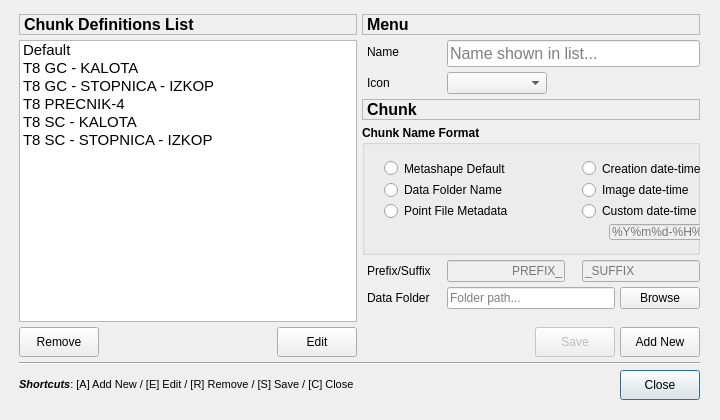
<?xml version="1.0" encoding="UTF-8"?>
<ui version="4.0" connectslotsbyname="false">
 <class>DialogChunkSettings</class>
 <widget class="QDialog" name="DialogChunkSettings">
  <property name="geometry">
   <rect>
    <x>0</x>
    <y>0</y>
    <width>720</width>
    <height>420</height>
   </rect>
  </property>
  <property name="sizePolicy">
   <sizepolicy hsizetype="Fixed" vsizetype="Fixed">
    <horstretch>0</horstretch>
    <verstretch>0</verstretch>
   </sizepolicy>
  </property>
  <property name="minimumSize">
   <size>
    <width>720</width>
    <height>420</height>
   </size>
  </property>
  <property name="maximumSize">
   <size>
    <width>720</width>
    <height>420</height>
   </size>
  </property>
  <property name="windowTitle">
   <string notr="true">Chunk Settings Editor</string>
  </property>
  <property name="windowIcon">
   <iconset resource="../qtresources.qrc">
    <normaloff>:/icons/AutoFTG-appicon.png</normaloff>:/icons/AutoFTG-appicon.png</iconset>
  </property>
  <widget class="QWidget" name="gridLayoutWidget">
   <property name="geometry">
    <rect>
     <x>9</x>
     <y>4</y>
     <width>701</width>
     <height>406</height>
    </rect>
   </property>
   <layout class="QGridLayout" name="gridLayout">
    <property name="spacing">
     <number>5</number>
    </property>
    <item row="0" column="0">
     <widget class="QLabel" name="label_menuSet_2">
      <property name="sizePolicy">
       <sizepolicy hsizetype="Preferred" vsizetype="Maximum">
        <horstretch>0</horstretch>
        <verstretch>0</verstretch>
       </sizepolicy>
      </property>
      <property name="font">
       <font>
        <family>Segoe UI</family>
        <pointsize>12</pointsize>
        <weight>75</weight>
        <bold>true</bold>
       </font>
      </property>
      <property name="frameShape">
       <enum>QFrame::StyledPanel</enum>
      </property>
      <property name="text">
       <string notr="true">Chunk Definitions List</string>
      </property>
     </widget>
    </item>
    <item row="1" column="0">
     <widget class="QListWidget" name="listWidgetChunkDefs">
      <property name="sizePolicy">
       <sizepolicy hsizetype="Preferred" vsizetype="Expanding">
        <horstretch>0</horstretch>
        <verstretch>0</verstretch>
       </sizepolicy>
      </property>
      <property name="font">
       <font>
        <family>Segoe UI</family>
        <pointsize>11</pointsize>
       </font>
      </property>
      <property name="autoScrollMargin">
       <number>20</number>
      </property>
      <property name="editTriggers">
       <set>QAbstractItemView::NoEditTriggers</set>
      </property>
      <property name="showDropIndicator" stdset="0">
       <bool>false</bool>
      </property>
      <property name="selectionBehavior">
       <enum>QAbstractItemView::SelectItems</enum>
      </property>
      <property name="iconSize">
       <size>
        <width>24</width>
        <height>24</height>
       </size>
      </property>
      <property name="viewMode">
       <enum>QListView::ListMode</enum>
      </property>
      <property name="uniformItemSizes">
       <bool>true</bool>
      </property>
      <property name="selectionRectVisible">
       <bool>true</bool>
      </property>
      <property name="sortingEnabled">
       <bool>false</bool>
      </property>
      <item>
       <property name="text">
        <string notr="true">Default</string>
       </property>
       <property name="icon">
        <iconset resource="../qtresources.qrc">
         <normaloff>:/icons/icons8-add-tab-50.png</normaloff>:/icons/icons8-add-tab-50.png</iconset>
       </property>
      </item>
      <item>
       <property name="text">
        <string notr="true">T8 GC - KALOTA</string>
       </property>
       <property name="icon">
        <iconset resource="../qtresources.qrc">
         <normaloff>:/icons/template_kalota-zelena.png</normaloff>:/icons/template_kalota-zelena.png</iconset>
       </property>
      </item>
      <item>
       <property name="text">
        <string notr="true">T8 GC - STOPNICA - IZKOP</string>
       </property>
       <property name="icon">
        <iconset resource="../qtresources.qrc">
         <normaloff>:/icons/template_stopnica-zelena.png</normaloff>:/icons/template_stopnica-zelena.png</iconset>
       </property>
      </item>
      <item>
       <property name="text">
        <string notr="true">T8 PRECNIK-4</string>
       </property>
       <property name="icon">
        <iconset resource="../qtresources.qrc">
         <normaloff>:/icons/template_kalota-oranzna.png</normaloff>:/icons/template_kalota-oranzna.png</iconset>
       </property>
      </item>
      <item>
       <property name="text">
        <string notr="true">T8 SC - KALOTA</string>
       </property>
       <property name="icon">
        <iconset resource="../qtresources.qrc">
         <normaloff>:/icons/template_kalota-modra.png</normaloff>:/icons/template_kalota-modra.png</iconset>
       </property>
      </item>
      <item>
       <property name="text">
        <string notr="true">T8 SC - STOPNICA - IZKOP</string>
       </property>
       <property name="icon">
        <iconset resource="../qtresources.qrc">
         <normaloff>:/icons/template_stopnica-modra.png</normaloff>:/icons/template_stopnica-modra.png</iconset>
       </property>
      </item>
     </widget>
    </item>
    <item row="2" column="0">
     <layout class="QHBoxLayout" name="horizontalLayout_6">
      <item>
       <widget class="QPushButton" name="pushButton_sremove">
        <property name="enabled">
         <bool>true</bool>
        </property>
        <property name="sizePolicy">
         <sizepolicy hsizetype="Maximum" vsizetype="Fixed">
          <horstretch>0</horstretch>
          <verstretch>0</verstretch>
         </sizepolicy>
        </property>
        <property name="minimumSize">
         <size>
          <width>0</width>
          <height>30</height>
         </size>
        </property>
        <property name="toolTip">
         <string notr="true">&lt;html&gt;&lt;head/&gt;&lt;body&gt;&lt;p&gt;&lt;span style=&quot; font-weight:600;&quot;&gt;Remove&lt;br/&gt;&lt;/span&gt;Remove selected definition&lt;/p&gt;&lt;/body&gt;&lt;/html&gt;</string>
        </property>
        <property name="text">
         <string notr="true">Remove</string>
        </property>
        <property name="icon">
         <iconset resource="../qtresources.qrc">
          <normaloff>:/icons/icons8-full-recycle-bin-50.png</normaloff>:/icons/icons8-full-recycle-bin-50.png</iconset>
        </property>
        <property name="iconSize">
         <size>
          <width>20</width>
          <height>20</height>
         </size>
        </property>
        <property name="shortcut">
         <string notr="true">R</string>
        </property>
        <property name="autoDefault">
         <bool>false</bool>
        </property>
       </widget>
      </item>
      <item>
       <spacer name="horizontalSpacer_3">
        <property name="orientation">
         <enum>Qt::Horizontal</enum>
        </property>
        <property name="sizeHint" stdset="0">
         <size>
          <width>40</width>
          <height>20</height>
         </size>
        </property>
       </spacer>
      </item>
      <item>
       <widget class="QPushButton" name="pushButton_sedit">
        <property name="enabled">
         <bool>true</bool>
        </property>
        <property name="sizePolicy">
         <sizepolicy hsizetype="Maximum" vsizetype="Fixed">
          <horstretch>0</horstretch>
          <verstretch>0</verstretch>
         </sizepolicy>
        </property>
        <property name="minimumSize">
         <size>
          <width>0</width>
          <height>30</height>
         </size>
        </property>
        <property name="toolTip">
         <string notr="true">&lt;html&gt;&lt;head/&gt;&lt;body&gt;&lt;p&gt;&lt;span style=&quot; font-weight:600;&quot;&gt;Edit&lt;/span&gt;&lt;br/&gt;Edit selected chunk definition&lt;/p&gt;&lt;/body&gt;&lt;/html&gt;</string>
        </property>
        <property name="layoutDirection">
         <enum>Qt::RightToLeft</enum>
        </property>
        <property name="text">
         <string notr="true">Edit</string>
        </property>
        <property name="icon">
         <iconset resource="../qtresources.qrc">
          <normaloff>:/icons/icons8-design-50.png</normaloff>:/icons/icons8-design-50.png</iconset>
        </property>
        <property name="iconSize">
         <size>
          <width>20</width>
          <height>20</height>
         </size>
        </property>
        <property name="shortcut">
         <string notr="true">E</string>
        </property>
        <property name="autoDefault">
         <bool>false</bool>
        </property>
       </widget>
      </item>
     </layout>
    </item>
    <item row="3" column="0" colspan="2">
     <widget class="Line" name="line">
      <property name="orientation">
       <enum>Qt::Horizontal</enum>
      </property>
     </widget>
    </item>
    <item row="0" column="1" rowspan="3">
     <layout class="QFormLayout" name="formLayout">
      <property name="horizontalSpacing">
       <number>5</number>
      </property>
      <property name="verticalSpacing">
       <number>5</number>
      </property>
      <item row="0" column="0" colspan="2">
       <widget class="QLabel" name="label_menuSet">
        <property name="sizePolicy">
         <sizepolicy hsizetype="Preferred" vsizetype="Maximum">
          <horstretch>0</horstretch>
          <verstretch>0</verstretch>
         </sizepolicy>
        </property>
        <property name="font">
         <font>
          <family>Segoe UI</family>
          <pointsize>12</pointsize>
          <weight>75</weight>
          <bold>true</bold>
         </font>
        </property>
        <property name="frameShape">
         <enum>QFrame::StyledPanel</enum>
        </property>
        <property name="text">
         <string notr="true">Menu</string>
        </property>
       </widget>
      </item>
      <item row="1" column="0">
       <widget class="QLabel" name="label_nameicon">
        <property name="minimumSize">
         <size>
          <width>80</width>
          <height>0</height>
         </size>
        </property>
        <property name="maximumSize">
         <size>
          <width>80</width>
          <height>16777215</height>
         </size>
        </property>
        <property name="text">
         <string notr="true">Name</string>
        </property>
        <property name="indent">
         <number>5</number>
        </property>
       </widget>
      </item>
      <item row="1" column="1">
       <layout class="QHBoxLayout" name="horizontalLayout_4">
        <item>
         <widget class="QLineEdit" name="lineEdit_name">
          <property name="sizePolicy">
           <sizepolicy hsizetype="Expanding" vsizetype="Preferred">
            <horstretch>0</horstretch>
            <verstretch>0</verstretch>
           </sizepolicy>
          </property>
          <property name="font">
           <font>
            <family>Segoe UI</family>
            <pointsize>12</pointsize>
           </font>
          </property>
          <property name="placeholderText">
           <string notr="true">Name shown in list...</string>
          </property>
         </widget>
        </item>
       </layout>
      </item>
      <item row="2" column="0">
       <widget class="QLabel" name="label_nameicon_2">
        <property name="sizePolicy">
         <sizepolicy hsizetype="Preferred" vsizetype="Preferred">
          <horstretch>0</horstretch>
          <verstretch>0</verstretch>
         </sizepolicy>
        </property>
        <property name="font">
         <font>
          <family>Segoe UI</family>
          <pointsize>9</pointsize>
         </font>
        </property>
        <property name="text">
         <string notr="true">Icon</string>
        </property>
        <property name="indent">
         <number>5</number>
        </property>
       </widget>
      </item>
      <item row="2" column="1">
       <widget class="QComboBox" name="comboBox_icon">
        <property name="sizePolicy">
         <sizepolicy hsizetype="Maximum" vsizetype="Preferred">
          <horstretch>0</horstretch>
          <verstretch>0</verstretch>
         </sizepolicy>
        </property>
        <property name="maximumSize">
         <size>
          <width>100</width>
          <height>16777215</height>
         </size>
        </property>
        <property name="toolTip">
         <string notr="true">Choose icon to be used in list...</string>
        </property>
        <property name="iconSize">
         <size>
          <width>24</width>
          <height>24</height>
         </size>
        </property>
       </widget>
      </item>
      <item row="3" column="0" colspan="2">
       <widget class="QLabel" name="label_chunkSet">
        <property name="sizePolicy">
         <sizepolicy hsizetype="Preferred" vsizetype="Maximum">
          <horstretch>0</horstretch>
          <verstretch>0</verstretch>
         </sizepolicy>
        </property>
        <property name="font">
         <font>
          <family>Segoe UI</family>
          <pointsize>12</pointsize>
          <weight>75</weight>
          <bold>true</bold>
         </font>
        </property>
        <property name="frameShape">
         <enum>QFrame::StyledPanel</enum>
        </property>
        <property name="text">
         <string notr="true">Chunk</string>
        </property>
       </widget>
      </item>
      <item row="4" column="0" colspan="2">
       <layout class="QHBoxLayout" name="horizontalLayout_7">
        <item>
         <widget class="QGroupBox" name="groupBoxChunkName">
          <property name="sizePolicy">
           <sizepolicy hsizetype="Ignored" vsizetype="Preferred">
            <horstretch>0</horstretch>
            <verstretch>0</verstretch>
           </sizepolicy>
          </property>
          <property name="minimumSize">
           <size>
            <width>0</width>
            <height>130</height>
           </size>
          </property>
          <property name="font">
           <font>
            <family>Segoe UI</family>
            <pointsize>9</pointsize>
            <weight>75</weight>
            <bold>true</bold>
           </font>
          </property>
          <property name="title">
           <string notr="true">Chunk Name Format</string>
          </property>
          <widget class="QWidget" name="gridLayoutWidget_2">
           <property name="geometry">
            <rect>
             <x>12</x>
             <y>25</y>
             <width>411</width>
             <height>100</height>
            </rect>
           </property>
           <layout class="QGridLayout" name="gridLayout_2">
            <item row="1" column="1">
             <widget class="QRadioButton" name="radioButton_5">
              <property name="sizePolicy">
               <sizepolicy hsizetype="Expanding" vsizetype="Fixed">
                <horstretch>0</horstretch>
                <verstretch>0</verstretch>
               </sizepolicy>
              </property>
              <property name="font">
               <font>
                <family>Segoe UI</family>
                <pointsize>9</pointsize>
                <weight>50</weight>
                <bold>false</bold>
               </font>
              </property>
              <property name="cursor">
               <cursorShape>PointingHandCursor</cursorShape>
              </property>
              <property name="toolTip">
               <string notr="true">&lt;html&gt;&lt;head/&gt;&lt;body&gt;&lt;p&gt;Use date and time found in first image file that is imported from work folder.&lt;/p&gt;&lt;/body&gt;&lt;/html&gt;</string>
              </property>
              <property name="text">
               <string notr="true">Image date-time</string>
              </property>
             </widget>
            </item>
            <item row="2" column="0">
             <widget class="QRadioButton" name="radioButton_3">
              <property name="sizePolicy">
               <sizepolicy hsizetype="Expanding" vsizetype="Fixed">
                <horstretch>0</horstretch>
                <verstretch>0</verstretch>
               </sizepolicy>
              </property>
              <property name="font">
               <font>
                <family>Segoe UI</family>
                <pointsize>9</pointsize>
                <weight>50</weight>
                <bold>false</bold>
               </font>
              </property>
              <property name="cursor">
               <cursorShape>PointingHandCursor</cursorShape>
              </property>
              <property name="toolTip">
               <string notr="true">&lt;html&gt;&lt;head/&gt;&lt;body&gt;&lt;p&gt;Use metadata string from point file that must be located in imported data folder, and must also have the same name as data folder..&lt;/p&gt;&lt;p&gt;&lt;span style=&quot; font-weight:600;&quot;&gt;Info:&lt;/span&gt; String must be in metadata format at the beginnig of point file, as described in help.&lt;/p&gt;&lt;/body&gt;&lt;/html&gt;</string>
              </property>
              <property name="text">
               <string notr="true">Point File Metadata</string>
              </property>
             </widget>
            </item>
            <item row="2" column="1">
             <widget class="QRadioButton" name="radioButton_6">
              <property name="sizePolicy">
               <sizepolicy hsizetype="Expanding" vsizetype="Fixed">
                <horstretch>0</horstretch>
                <verstretch>0</verstretch>
               </sizepolicy>
              </property>
              <property name="font">
               <font>
                <family>Segoe UI</family>
                <pointsize>9</pointsize>
                <weight>50</weight>
                <bold>false</bold>
               </font>
              </property>
              <property name="cursor">
               <cursorShape>PointingHandCursor</cursorShape>
              </property>
              <property name="toolTip">
               <string notr="true">&lt;html&gt;&lt;head/&gt;&lt;body&gt;&lt;p&gt;Use date and time at which chunk is created in custom provided format.&lt;/p&gt;&lt;/body&gt;&lt;/html&gt;</string>
              </property>
              <property name="text">
               <string notr="true">Custom date-time</string>
              </property>
             </widget>
            </item>
            <item row="1" column="0">
             <widget class="QRadioButton" name="radioButton_2">
              <property name="sizePolicy">
               <sizepolicy hsizetype="Expanding" vsizetype="Fixed">
                <horstretch>0</horstretch>
                <verstretch>0</verstretch>
               </sizepolicy>
              </property>
              <property name="font">
               <font>
                <family>Segoe UI</family>
                <pointsize>9</pointsize>
                <weight>50</weight>
                <bold>false</bold>
               </font>
              </property>
              <property name="cursor">
               <cursorShape>PointingHandCursor</cursorShape>
              </property>
              <property name="toolTip">
               <string notr="true">&lt;html&gt;&lt;head/&gt;&lt;body&gt;&lt;p&gt;Uses the name of folder from which data is beeing imported from.&lt;/p&gt;&lt;p&gt;* Recommended naming format.&lt;/p&gt;&lt;/body&gt;&lt;/html&gt;</string>
              </property>
              <property name="text">
               <string notr="true">Data Folder Name</string>
              </property>
             </widget>
            </item>
            <item row="0" column="0">
             <widget class="QRadioButton" name="radioButton_1">
              <property name="sizePolicy">
               <sizepolicy hsizetype="Expanding" vsizetype="Fixed">
                <horstretch>0</horstretch>
                <verstretch>0</verstretch>
               </sizepolicy>
              </property>
              <property name="font">
               <font>
                <family>Segoe UI</family>
                <pointsize>9</pointsize>
                <weight>50</weight>
                <bold>false</bold>
               </font>
              </property>
              <property name="cursor">
               <cursorShape>PointingHandCursor</cursorShape>
              </property>
              <property name="toolTip">
               <string notr="true">&lt;html&gt;&lt;head/&gt;&lt;body&gt;&lt;p&gt;Use default naming format provided by Metashape.&lt;/p&gt;&lt;p&gt;Example: Chunk 1, Chunk 2,...&lt;/p&gt;&lt;/body&gt;&lt;/html&gt;</string>
              </property>
              <property name="text">
               <string notr="true">Metashape Default</string>
              </property>
             </widget>
            </item>
            <item row="0" column="1">
             <widget class="QRadioButton" name="radioButton_4">
              <property name="sizePolicy">
               <sizepolicy hsizetype="Expanding" vsizetype="Fixed">
                <horstretch>0</horstretch>
                <verstretch>0</verstretch>
               </sizepolicy>
              </property>
              <property name="font">
               <font>
                <family>Segoe UI</family>
                <pointsize>9</pointsize>
                <weight>50</weight>
                <bold>false</bold>
               </font>
              </property>
              <property name="cursor">
               <cursorShape>PointingHandCursor</cursorShape>
              </property>
              <property name="toolTip">
               <string notr="true">&lt;html&gt;&lt;head/&gt;&lt;body&gt;&lt;p&gt;Use date and time at which chunk is created.&lt;/p&gt;&lt;/body&gt;&lt;/html&gt;</string>
              </property>
              <property name="text">
               <string notr="true">Creation date-time</string>
              </property>
             </widget>
            </item>
            <item row="3" column="0" colspan="2">
             <layout class="QHBoxLayout" name="horizontalLayout_8">
              <item>
               <spacer name="horizontalSpacer_4">
                <property name="orientation">
                 <enum>Qt::Horizontal</enum>
                </property>
                <property name="sizeType">
                 <enum>QSizePolicy::Fixed</enum>
                </property>
                <property name="sizeHint" stdset="0">
                 <size>
                  <width>225</width>
                  <height>0</height>
                 </size>
                </property>
               </spacer>
              </item>
              <item>
               <widget class="QLineEdit" name="lineEdit">
                <property name="enabled">
                 <bool>false</bool>
                </property>
                <property name="sizePolicy">
                 <sizepolicy hsizetype="Expanding" vsizetype="Fixed">
                  <horstretch>0</horstretch>
                  <verstretch>0</verstretch>
                 </sizepolicy>
                </property>
                <property name="minimumSize">
                 <size>
                  <width>140</width>
                  <height>0</height>
                 </size>
                </property>
                <property name="font">
                 <font>
                  <family>Segoe UI</family>
                  <pointsize>9</pointsize>
                  <weight>50</weight>
                  <bold>false</bold>
                 </font>
                </property>
                <property name="toolTip">
                 <string notr="true">&lt;html&gt;&lt;head/&gt;&lt;body&gt;&lt;p&gt;Enter format string in python format.&lt;/p&gt;&lt;p&gt;*For details please check help first.&lt;/p&gt;&lt;/body&gt;&lt;/html&gt;</string>
                </property>
                <property name="placeholderText">
                 <string notr="true">%Y%m%d-%H%M%S</string>
                </property>
               </widget>
              </item>
              <item>
               <spacer name="horizontalSpacer_5">
                <property name="orientation">
                 <enum>Qt::Horizontal</enum>
                </property>
                <property name="sizeType">
                 <enum>QSizePolicy::Expanding</enum>
                </property>
                <property name="sizeHint" stdset="0">
                 <size>
                  <width>20</width>
                  <height>20</height>
                 </size>
                </property>
               </spacer>
              </item>
             </layout>
            </item>
           </layout>
          </widget>
         </widget>
        </item>
       </layout>
      </item>
      <item row="6" column="0">
       <widget class="QLabel" name="label_wfolder">
        <property name="font">
         <font>
          <family>Segoe UI</family>
          <pointsize>9</pointsize>
         </font>
        </property>
        <property name="text">
         <string notr="true">Data Folder</string>
        </property>
        <property name="indent">
         <number>5</number>
        </property>
       </widget>
      </item>
      <item row="6" column="1">
       <layout class="QHBoxLayout" name="horizontalLayout">
        <item>
         <widget class="QLineEdit" name="lineEdit_wfolder">
          <property name="placeholderText">
           <string notr="true">Folder path...</string>
          </property>
         </widget>
        </item>
        <item>
         <widget class="QPushButton" name="pushButton_browsewf">
          <property name="sizePolicy">
           <sizepolicy hsizetype="Maximum" vsizetype="Fixed">
            <horstretch>0</horstretch>
            <verstretch>0</verstretch>
           </sizepolicy>
          </property>
          <property name="toolTip">
           <string notr="true">&lt;html&gt;&lt;head/&gt;&lt;body&gt;&lt;p&gt;Select location with working data for this definition.&lt;/p&gt;&lt;/body&gt;&lt;/html&gt;</string>
          </property>
          <property name="text">
           <string notr="true">Browse</string>
          </property>
          <property name="icon">
           <iconset resource="../qtresources.qrc">
            <normaloff>:/icons/icons8-opened-folder-50.png</normaloff>:/icons/icons8-opened-folder-50.png</iconset>
          </property>
          <property name="iconSize">
           <size>
            <width>20</width>
            <height>20</height>
           </size>
          </property>
          <property name="autoDefault">
           <bool>false</bool>
          </property>
         </widget>
        </item>
       </layout>
      </item>
      <item row="8" column="0" colspan="2">
       <layout class="QHBoxLayout" name="horizontalLayout_2">
        <item>
         <spacer name="horizontalSpacer_2">
          <property name="orientation">
           <enum>Qt::Horizontal</enum>
          </property>
          <property name="sizeHint" stdset="0">
           <size>
            <width>40</width>
            <height>20</height>
           </size>
          </property>
         </spacer>
        </item>
        <item>
         <widget class="QPushButton" name="pushButton_save">
          <property name="enabled">
           <bool>false</bool>
          </property>
          <property name="sizePolicy">
           <sizepolicy hsizetype="Maximum" vsizetype="Fixed">
            <horstretch>0</horstretch>
            <verstretch>0</verstretch>
           </sizepolicy>
          </property>
          <property name="minimumSize">
           <size>
            <width>0</width>
            <height>30</height>
           </size>
          </property>
          <property name="toolTip">
           <string notr="true">&lt;html&gt;&lt;head/&gt;&lt;body&gt;&lt;p&gt;Save currently selected chunk definition&lt;/p&gt;&lt;/body&gt;&lt;/html&gt;</string>
          </property>
          <property name="text">
           <string notr="true">Save</string>
          </property>
          <property name="icon">
           <iconset resource="../qtresources.qrc">
            <normaloff>:/icons/icons8-save-as-50.png</normaloff>:/icons/icons8-save-as-50.png</iconset>
          </property>
          <property name="iconSize">
           <size>
            <width>20</width>
            <height>20</height>
           </size>
          </property>
          <property name="shortcut">
           <string notr="true">S</string>
          </property>
          <property name="autoDefault">
           <bool>false</bool>
          </property>
         </widget>
        </item>
        <item>
         <widget class="QPushButton" name="pushButton_add">
          <property name="sizePolicy">
           <sizepolicy hsizetype="Maximum" vsizetype="Fixed">
            <horstretch>0</horstretch>
            <verstretch>0</verstretch>
           </sizepolicy>
          </property>
          <property name="minimumSize">
           <size>
            <width>0</width>
            <height>30</height>
           </size>
          </property>
          <property name="toolTip">
           <string notr="true">&lt;html&gt;&lt;head/&gt;&lt;body&gt;&lt;p&gt;&lt;span style=&quot; font-weight:600;&quot;&gt;Add new&lt;/span&gt;&lt;br/&gt;Add new chunk settings definition&lt;/p&gt;&lt;p&gt;*Crates new chunk definition with current options.&lt;br/&gt;**Definition Name must be unique.&lt;/p&gt;&lt;/body&gt;&lt;/html&gt;</string>
          </property>
          <property name="text">
           <string notr="true">Add New</string>
          </property>
          <property name="icon">
           <iconset resource="../qtresources.qrc">
            <normaloff>:/icons/icons8-add-50.png</normaloff>:/icons/icons8-add-50.png</iconset>
          </property>
          <property name="iconSize">
           <size>
            <width>20</width>
            <height>20</height>
           </size>
          </property>
          <property name="shortcut">
           <string notr="true">A</string>
          </property>
          <property name="autoDefault">
           <bool>true</bool>
          </property>
         </widget>
        </item>
       </layout>
      </item>
      <item row="7" column="0">
       <spacer name="verticalSpacer">
        <property name="orientation">
         <enum>Qt::Vertical</enum>
        </property>
        <property name="sizeHint" stdset="0">
         <size>
          <width>20</width>
          <height>40</height>
         </size>
        </property>
       </spacer>
      </item>
      <item row="5" column="1">
       <layout class="QHBoxLayout" name="horizontalLayout_5">
        <item>
         <widget class="QLineEdit" name="lineEdit_pre">
          <property name="enabled">
           <bool>false</bool>
          </property>
          <property name="sizePolicy">
           <sizepolicy hsizetype="Expanding" vsizetype="Preferred">
            <horstretch>0</horstretch>
            <verstretch>0</verstretch>
           </sizepolicy>
          </property>
          <property name="toolTip">
           <string notr="true">Leave empty to disable prefix.</string>
          </property>
          <property name="alignment">
           <set>Qt::AlignRight|Qt::AlignTrailing|Qt::AlignVCenter</set>
          </property>
          <property name="placeholderText">
           <string notr="true">PREFIX_</string>
          </property>
         </widget>
        </item>
        <item>
         <widget class="QLabel" name="label">
          <property name="styleSheet">
           <string notr="true">color: rgb(157, 158, 149);</string>
          </property>
          <property name="text">
           <string notr="true">&lt;chunk name&gt;</string>
          </property>
          <property name="alignment">
           <set>Qt::AlignCenter</set>
          </property>
         </widget>
        </item>
        <item>
         <widget class="QLineEdit" name="lineEdit_suf">
          <property name="enabled">
           <bool>false</bool>
          </property>
          <property name="sizePolicy">
           <sizepolicy hsizetype="Expanding" vsizetype="Preferred">
            <horstretch>0</horstretch>
            <verstretch>0</verstretch>
           </sizepolicy>
          </property>
          <property name="toolTip">
           <string notr="true">Leave empty to disable suffix.</string>
          </property>
          <property name="placeholderText">
           <string notr="true">_SUFFIX</string>
          </property>
         </widget>
        </item>
       </layout>
      </item>
      <item row="5" column="0">
       <widget class="QLabel" name="label_wfolder_2">
        <property name="font">
         <font>
          <family>Segoe UI</family>
          <pointsize>9</pointsize>
         </font>
        </property>
        <property name="text">
         <string notr="true">Prefix/Suffix</string>
        </property>
        <property name="indent">
         <number>5</number>
        </property>
       </widget>
      </item>
     </layout>
    </item>
    <item row="4" column="0" colspan="2">
     <layout class="QHBoxLayout" name="horizontalLayout_3">
      <item>
       <widget class="QLabel" name="label_2">
        <property name="font">
         <font>
          <family>Segoe UI</family>
          <pointsize>8</pointsize>
         </font>
        </property>
        <property name="text">
         <string notr="true">&lt;html&gt;&lt;head/&gt;&lt;body&gt;&lt;p&gt;&lt;span style=&quot; font-weight:600; font-style:italic;&quot;&gt;Shortcuts&lt;/span&gt;: [A] Add New / [E] Edit / [R] Remove / [S] Save / [C] Close&lt;/p&gt;&lt;/body&gt;&lt;/html&gt;</string>
        </property>
       </widget>
      </item>
      <item>
       <spacer name="horizontalSpacer">
        <property name="orientation">
         <enum>Qt::Horizontal</enum>
        </property>
        <property name="sizeHint" stdset="0">
         <size>
          <width>40</width>
          <height>20</height>
         </size>
        </property>
       </spacer>
      </item>
      <item>
       <widget class="QPushButton" name="pushButton_close">
        <property name="sizePolicy">
         <sizepolicy hsizetype="Maximum" vsizetype="Fixed">
          <horstretch>0</horstretch>
          <verstretch>0</verstretch>
         </sizepolicy>
        </property>
        <property name="minimumSize">
         <size>
          <width>0</width>
          <height>30</height>
         </size>
        </property>
        <property name="toolTip">
         <string notr="true">Close Chunk Settings Editor</string>
        </property>
        <property name="text">
         <string notr="true">Close</string>
        </property>
        <property name="icon">
         <iconset resource="../qtresources.qrc">
          <normaloff>:/icons/icons8-close-window-50.png</normaloff>:/icons/icons8-close-window-50.png</iconset>
        </property>
        <property name="iconSize">
         <size>
          <width>20</width>
          <height>20</height>
         </size>
        </property>
        <property name="shortcut">
         <string notr="true">C</string>
        </property>
        <property name="default">
         <bool>true</bool>
        </property>
       </widget>
      </item>
     </layout>
    </item>
   </layout>
  </widget>
 </widget>
 <layoutdefault spacing="5" margin="10"/>
 <tabstops>
  <tabstop>listWidgetChunkDefs</tabstop>
  <tabstop>pushButton_sremove</tabstop>
  <tabstop>pushButton_sedit</tabstop>
  <tabstop>lineEdit_name</tabstop>
  <tabstop>comboBox_icon</tabstop>
  <tabstop>radioButton_1</tabstop>
  <tabstop>radioButton_2</tabstop>
  <tabstop>radioButton_3</tabstop>
  <tabstop>radioButton_4</tabstop>
  <tabstop>radioButton_5</tabstop>
  <tabstop>radioButton_6</tabstop>
  <tabstop>lineEdit</tabstop>
  <tabstop>lineEdit_pre</tabstop>
  <tabstop>lineEdit_suf</tabstop>
  <tabstop>lineEdit_wfolder</tabstop>
  <tabstop>pushButton_browsewf</tabstop>
  <tabstop>pushButton_save</tabstop>
  <tabstop>pushButton_add</tabstop>
  <tabstop>pushButton_close</tabstop>
 </tabstops>
 <resources>
  <include location="../qtresources.qrc"/>
 </resources>
 <connections>
  <connection>
   <sender>pushButton_sremove</sender>
   <signal>clicked()</signal>
   <receiver>lineEdit_name</receiver>
   <slot>clear()</slot>
   <hints>
    <hint type="sourcelabel">
     <x>44</x>
     <y>360</y>
    </hint>
    <hint type="destinationlabel">
     <x>548</x>
     <y>59</y>
    </hint>
   </hints>
  </connection>
  <connection>
   <sender>pushButton_sremove</sender>
   <signal>clicked()</signal>
   <receiver>lineEdit_wfolder</receiver>
   <slot>clear()</slot>
   <hints>
    <hint type="sourcelabel">
     <x>44</x>
     <y>360</y>
    </hint>
    <hint type="destinationlabel">
     <x>625</x>
     <y>316</y>
    </hint>
   </hints>
  </connection>
  <connection>
   <sender>pushButton_sremove</sender>
   <signal>clicked()</signal>
   <receiver>lineEdit_pre</receiver>
   <slot>clear()</slot>
   <hints>
    <hint type="sourcelabel">
     <x>44</x>
     <y>360</y>
    </hint>
    <hint type="destinationlabel">
     <x>488</x>
     <y>284</y>
    </hint>
   </hints>
  </connection>
  <connection>
   <sender>pushButton_sremove</sender>
   <signal>clicked()</signal>
   <receiver>lineEdit_suf</receiver>
   <slot>clear()</slot>
   <hints>
    <hint type="sourcelabel">
     <x>44</x>
     <y>360</y>
    </hint>
    <hint type="destinationlabel">
     <x>706</x>
     <y>284</y>
    </hint>
   </hints>
  </connection>
  <connection>
   <sender>pushButton_sremove</sender>
   <signal>clicked()</signal>
   <receiver>pushButton_save</receiver>
   <slot>toggle()</slot>
   <hints>
    <hint type="sourcelabel">
     <x>44</x>
     <y>360</y>
    </hint>
    <hint type="destinationlabel">
     <x>614</x>
     <y>359</y>
    </hint>
   </hints>
  </connection>
  <connection>
   <sender>pushButton_close</sender>
   <signal>clicked()</signal>
   <receiver>DialogChunkSettings</receiver>
   <slot>reject()</slot>
   <hints>
    <hint type="sourcelabel">
     <x>707</x>
     <y>407</y>
    </hint>
    <hint type="destinationlabel">
     <x>685</x>
     <y>334</y>
    </hint>
   </hints>
  </connection>
  <connection>
   <sender>listWidgetChunkDefs</sender>
   <signal>currentItemChanged(QListWidgetItem*,QListWidgetItem*)</signal>
   <receiver>pushButton_add</receiver>
   <slot>toggle()</slot>
   <hints>
    <hint type="sourcelabel">
     <x>213</x>
     <y>184</y>
    </hint>
    <hint type="destinationlabel">
     <x>695</x>
     <y>359</y>
    </hint>
   </hints>
  </connection>
  <connection>
   <sender>listWidgetChunkDefs</sender>
   <signal>currentItemChanged(QListWidgetItem*,QListWidgetItem*)</signal>
   <receiver>pushButton_sedit</receiver>
   <slot>toggle()</slot>
   <hints>
    <hint type="sourcelabel">
     <x>117</x>
     <y>169</y>
    </hint>
    <hint type="destinationlabel">
     <x>263</x>
     <y>360</y>
    </hint>
   </hints>
  </connection>
  <connection>
   <sender>listWidgetChunkDefs</sender>
   <signal>currentItemChanged(QListWidgetItem*,QListWidgetItem*)</signal>
   <receiver>pushButton_sremove</receiver>
   <slot>toggle()</slot>
   <hints>
    <hint type="sourcelabel">
     <x>60</x>
     <y>238</y>
    </hint>
    <hint type="destinationlabel">
     <x>31</x>
     <y>360</y>
    </hint>
   </hints>
  </connection>
  <connection>
   <sender>listWidgetChunkDefs</sender>
   <signal>itemDoubleClicked(QListWidgetItem*)</signal>
   <receiver>pushButton_sedit</receiver>
   <slot>click()</slot>
   <hints>
    <hint type="sourcelabel">
     <x>146</x>
     <y>168</y>
    </hint>
    <hint type="destinationlabel">
     <x>263</x>
     <y>360</y>
    </hint>
   </hints>
  </connection>
  <connection>
   <sender>pushButton_sedit</sender>
   <signal>clicked()</signal>
   <receiver>pushButton_save</receiver>
   <slot>toggle()</slot>
   <hints>
    <hint type="sourcelabel">
     <x>263</x>
     <y>360</y>
    </hint>
    <hint type="destinationlabel">
     <x>614</x>
     <y>359</y>
    </hint>
   </hints>
  </connection>
  <connection>
   <sender>pushButton_sedit</sender>
   <signal>clicked()</signal>
   <receiver>pushButton_add</receiver>
   <slot>toggle()</slot>
   <hints>
    <hint type="sourcelabel">
     <x>263</x>
     <y>360</y>
    </hint>
    <hint type="destinationlabel">
     <x>695</x>
     <y>359</y>
    </hint>
   </hints>
  </connection>
  <connection>
   <sender>radioButton_6</sender>
   <signal>toggled(bool)</signal>
   <receiver>lineEdit</receiver>
   <slot>setEnabled(bool)</slot>
   <hints>
    <hint type="sourcelabel">
     <x>509</x>
     <y>208</y>
    </hint>
    <hint type="destinationlabel">
     <x>532</x>
     <y>232</y>
    </hint>
   </hints>
  </connection>
  <connection>
   <sender>radioButton_1</sender>
   <signal>toggled(bool)</signal>
   <receiver>lineEdit_pre</receiver>
   <slot>setDisabled(bool)</slot>
   <hints>
    <hint type="sourcelabel">
     <x>312</x>
     <y>156</y>
    </hint>
    <hint type="destinationlabel">
     <x>423</x>
     <y>276</y>
    </hint>
   </hints>
  </connection>
  <connection>
   <sender>radioButton_1</sender>
   <signal>toggled(bool)</signal>
   <receiver>lineEdit_suf</receiver>
   <slot>setDisabled(bool)</slot>
   <hints>
    <hint type="sourcelabel">
     <x>421</x>
     <y>161</y>
    </hint>
    <hint type="destinationlabel">
     <x>608</x>
     <y>278</y>
    </hint>
   </hints>
  </connection>
  <connection>
   <sender>radioButton_2</sender>
   <signal>toggled(bool)</signal>
   <receiver>lineEdit_pre</receiver>
   <slot>setEnabled(bool)</slot>
   <hints>
    <hint type="sourcelabel">
     <x>349</x>
     <y>183</y>
    </hint>
    <hint type="destinationlabel">
     <x>451</x>
     <y>278</y>
    </hint>
   </hints>
  </connection>
  <connection>
   <sender>radioButton_2</sender>
   <signal>toggled(bool)</signal>
   <receiver>lineEdit_suf</receiver>
   <slot>setEnabled(bool)</slot>
   <hints>
    <hint type="sourcelabel">
     <x>378</x>
     <y>186</y>
    </hint>
    <hint type="destinationlabel">
     <x>601</x>
     <y>277</y>
    </hint>
   </hints>
  </connection>
  <connection>
   <sender>radioButton_3</sender>
   <signal>toggled(bool)</signal>
   <receiver>lineEdit_pre</receiver>
   <slot>setEnabled(bool)</slot>
   <hints>
    <hint type="sourcelabel">
     <x>389</x>
     <y>208</y>
    </hint>
    <hint type="destinationlabel">
     <x>402</x>
     <y>269</y>
    </hint>
   </hints>
  </connection>
  <connection>
   <sender>radioButton_3</sender>
   <signal>toggled(bool)</signal>
   <receiver>lineEdit_suf</receiver>
   <slot>setEnabled(bool)</slot>
   <hints>
    <hint type="sourcelabel">
     <x>455</x>
     <y>206</y>
    </hint>
    <hint type="destinationlabel">
     <x>589</x>
     <y>269</y>
    </hint>
   </hints>
  </connection>
  <connection>
   <sender>radioButton_4</sender>
   <signal>toggled(bool)</signal>
   <receiver>lineEdit_pre</receiver>
   <slot>setEnabled(bool)</slot>
   <hints>
    <hint type="sourcelabel">
     <x>584</x>
     <y>156</y>
    </hint>
    <hint type="destinationlabel">
     <x>466</x>
     <y>269</y>
    </hint>
   </hints>
  </connection>
  <connection>
   <sender>radioButton_4</sender>
   <signal>toggled(bool)</signal>
   <receiver>lineEdit_suf</receiver>
   <slot>setEnabled(bool)</slot>
   <hints>
    <hint type="sourcelabel">
     <x>630</x>
     <y>156</y>
    </hint>
    <hint type="destinationlabel">
     <x>652</x>
     <y>268</y>
    </hint>
   </hints>
  </connection>
  <connection>
   <sender>radioButton_5</sender>
   <signal>toggled(bool)</signal>
   <receiver>lineEdit_pre</receiver>
   <slot>setEnabled(bool)</slot>
   <hints>
    <hint type="sourcelabel">
     <x>610</x>
     <y>180</y>
    </hint>
    <hint type="destinationlabel">
     <x>475</x>
     <y>271</y>
    </hint>
   </hints>
  </connection>
  <connection>
   <sender>radioButton_5</sender>
   <signal>toggled(bool)</signal>
   <receiver>lineEdit_suf</receiver>
   <slot>setEnabled(bool)</slot>
   <hints>
    <hint type="sourcelabel">
     <x>627</x>
     <y>181</y>
    </hint>
    <hint type="destinationlabel">
     <x>668</x>
     <y>275</y>
    </hint>
   </hints>
  </connection>
  <connection>
   <sender>radioButton_6</sender>
   <signal>toggled(bool)</signal>
   <receiver>lineEdit_pre</receiver>
   <slot>setEnabled(bool)</slot>
   <hints>
    <hint type="sourcelabel">
     <x>632</x>
     <y>205</y>
    </hint>
    <hint type="destinationlabel">
     <x>465</x>
     <y>271</y>
    </hint>
   </hints>
  </connection>
  <connection>
   <sender>radioButton_6</sender>
   <signal>toggled(bool)</signal>
   <receiver>lineEdit_suf</receiver>
   <slot>setEnabled(bool)</slot>
   <hints>
    <hint type="sourcelabel">
     <x>661</x>
     <y>214</y>
    </hint>
    <hint type="destinationlabel">
     <x>689</x>
     <y>271</y>
    </hint>
   </hints>
  </connection>
 </connections>
 <designerdata>
  <property name="gridDeltaX">
   <number>5</number>
  </property>
  <property name="gridDeltaY">
   <number>5</number>
  </property>
  <property name="gridSnapX">
   <bool>true</bool>
  </property>
  <property name="gridSnapY">
   <bool>true</bool>
  </property>
  <property name="gridVisible">
   <bool>false</bool>
  </property>
 </designerdata>
</ui>
